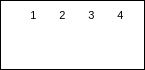
      <widget class="QGroupBox" name="switchBox_0">
       <property name="sizePolicy">
        <sizepolicy hsizetype="Fixed" vsizetype="Fixed">
         <horstretch>0</horstretch>
         <verstretch>0</verstretch>
        </sizepolicy>
       </property>
       <property name="minimumSize">
        <size>
         <width>145</width>
         <height>70</height>
        </size>
       </property>
       <property name="maximumSize">
        <size>
         <width>145</width>
         <height>70</height>
        </size>
       </property>
       <property name="autoFillBackground">
        <bool>false</bool>
       </property>
       <property name="styleSheet">
        <string notr="true">background-color: rgb(255, 255, 255);
border: 1px solid rgb(0, 0, 0);</string>
       </property>
       <property name="title">
        <string/>
       </property>
       <property name="alignment">
        <set>Qt::AlignCenter</set>
       </property>
       <layout class="QHBoxLayout" name="horizontalLayout_3">
        <property name="spacing">
         <number>0</number>
        </property>
        <property name="leftMargin">
         <number>2</number>
        </property>
        <property name="topMargin">
         <number>7</number>
        </property>
        <property name="rightMargin">
         <number>4</number>
        </property>
        <property name="bottomMargin">
         <number>5</number>
        </property>
        <item>
         <widget class="QLabel" name="arr_on_0">
          <property name="maximumSize">
           <size>
            <width>10</width>
            <height>50</height>
           </size>
          </property>
          <property name="autoFillBackground">
           <bool>false</bool>
          </property>
          <property name="styleSheet">
           <string notr="true">border-color: rgb(255, 255, 255);</string>
          </property>
          <property name="text">
           <string/>
          </property>
          <property name="pixmap">
           <pixmap resource="res.qrc">:/images/on_arrow.png</pixmap>
          </property>
          <property name="scaledContents">
           <bool>true</bool>
          </property>
         </widget>
        </item>
        <item>
         <layout class="QHBoxLayout" name="horizontalLayout_2">
          <property name="spacing">
           <number>0</number>
          </property>
          <item>
           <layout class="QVBoxLayout" name="verticalLayout_2">
            <property name="spacing">
             <number>2</number>
            </property>
            <item>
             <widget class="QLabel" name="label_0_0">
              <property name="maximumSize">
               <size>
                <width>16777215</width>
                <height>15</height>
               </size>
              </property>
              <property name="font">
               <font>
                <pointsize>8</pointsize>
               </font>
              </property>
              <property name="autoFillBackground">
               <bool>false</bool>
              </property>
              <property name="styleSheet">
               <string notr="true">border-color: rgb(255, 255, 255);</string>
              </property>
              <property name="text">
               <string>1</string>
              </property>
              <property name="alignment">
               <set>Qt::AlignCenter</set>
              </property>
             </widget>
            </item>
            <item>
             <widget class="QLabel" name="sw_0_0">
              <property name="minimumSize">
               <size>
                <width>27</width>
                <height>29</height>
               </size>
              </property>
              <property name="maximumSize">
               <size>
                <width>29</width>
                <height>31</height>
               </size>
              </property>
              <property name="autoFillBackground">
               <bool>false</bool>
              </property>
              <property name="styleSheet">
               <string notr="true">border-color: rgb(255, 255, 255);</string>
              </property>
              <property name="text">
               <string/>
              </property>
              <property name="pixmap">
               <pixmap resource="res.qrc">:/images/switch_on.png</pixmap>
              </property>
              <property name="scaledContents">
               <bool>true</bool>
              </property>
              <property name="alignment">
               <set>Qt::AlignCenter</set>
              </property>
             </widget>
            </item>
            <item>
             <spacer name="verticalSpacer">
              <property name="orientation">
               <enum>Qt::Vertical</enum>
              </property>
              <property name="sizeHint" stdset="0">
               <size>
                <width>20</width>
                <height>40</height>
               </size>
              </property>
             </spacer>
            </item>
           </layout>
          </item>
          <item>
           <layout class="QVBoxLayout" name="verticalLayout_3">
            <property name="spacing">
             <number>2</number>
            </property>
            <item>
             <widget class="QLabel" name="label_0_1">
              <property name="maximumSize">
               <size>
                <width>16777215</width>
                <height>15</height>
               </size>
              </property>
              <property name="font">
               <font>
                <pointsize>8</pointsize>
               </font>
              </property>
              <property name="autoFillBackground">
               <bool>false</bool>
              </property>
              <property name="styleSheet">
               <string notr="true">border-color: rgb(255, 255, 255);</string>
              </property>
              <property name="text">
               <string>2</string>
              </property>
              <property name="alignment">
               <set>Qt::AlignCenter</set>
              </property>
             </widget>
            </item>
            <item>
             <widget class="QLabel" name="sw_0_1">
              <property name="minimumSize">
               <size>
                <width>27</width>
                <height>29</height>
               </size>
              </property>
              <property name="maximumSize">
               <size>
                <width>29</width>
                <height>31</height>
               </size>
              </property>
              <property name="autoFillBackground">
               <bool>false</bool>
              </property>
              <property name="styleSheet">
               <string notr="true">border-color: rgb(255, 255, 255);</string>
              </property>
              <property name="text">
               <string/>
              </property>
              <property name="pixmap">
               <pixmap resource="res.qrc">:/images/switch_on.png</pixmap>
              </property>
              <property name="scaledContents">
               <bool>true</bool>
              </property>
              <property name="alignment">
               <set>Qt::AlignLeading|Qt::AlignLeft|Qt::AlignTop</set>
              </property>
             </widget>
            </item>
            <item>
             <spacer name="verticalSpacer_2">
              <property name="orientation">
               <enum>Qt::Vertical</enum>
              </property>
              <property name="sizeHint" stdset="0">
               <size>
                <width>20</width>
                <height>40</height>
               </size>
              </property>
             </spacer>
            </item>
           </layout>
          </item>
          <item>
           <layout class="QVBoxLayout" name="verticalLayout_4">
            <property name="spacing">
             <number>2</number>
            </property>
            <item>
             <widget class="QLabel" name="label_0_2">
              <property name="maximumSize">
               <size>
                <width>16777215</width>
                <height>15</height>
               </size>
              </property>
              <property name="font">
               <font>
                <pointsize>8</pointsize>
               </font>
              </property>
              <property name="autoFillBackground">
               <bool>false</bool>
              </property>
              <property name="styleSheet">
               <string notr="true">border-color: rgb(255, 255, 255);</string>
              </property>
              <property name="text">
               <string>3</string>
              </property>
              <property name="alignment">
               <set>Qt::AlignCenter</set>
              </property>
             </widget>
            </item>
            <item>
             <widget class="QLabel" name="sw_0_2">
              <property name="minimumSize">
               <size>
                <width>27</width>
                <height>29</height>
               </size>
              </property>
              <property name="maximumSize">
               <size>
                <width>29</width>
                <height>31</height>
               </size>
              </property>
              <property name="autoFillBackground">
               <bool>false</bool>
              </property>
              <property name="styleSheet">
               <string notr="true">border-color: rgb(255, 255, 255);</string>
              </property>
              <property name="text">
               <string/>
              </property>
              <property name="pixmap">
               <pixmap resource="res.qrc">:/images/switch_on.png</pixmap>
              </property>
              <property name="scaledContents">
               <bool>true</bool>
              </property>
              <property name="alignment">
               <set>Qt::AlignLeading|Qt::AlignLeft|Qt::AlignTop</set>
              </property>
             </widget>
            </item>
            <item>
             <spacer name="verticalSpacer_3">
              <property name="orientation">
               <enum>Qt::Vertical</enum>
              </property>
              <property name="sizeHint" stdset="0">
               <size>
                <width>20</width>
                <height>40</height>
               </size>
              </property>
             </spacer>
            </item>
           </layout>
          </item>
          <item>
           <layout class="QVBoxLayout" name="verticalLayout_5">
            <property name="spacing">
             <number>2</number>
            </property>
            <item>
             <widget class="QLabel" name="label_0_3">
              <property name="maximumSize">
               <size>
                <width>16777215</width>
                <height>15</height>
               </size>
              </property>
              <property name="font">
               <font>
                <pointsize>8</pointsize>
               </font>
              </property>
              <property name="autoFillBackground">
               <bool>false</bool>
              </property>
              <property name="styleSheet">
               <string notr="true">border-color: rgb(255, 255, 255);</string>
              </property>
              <property name="text">
               <string>4</string>
              </property>
              <property name="alignment">
               <set>Qt::AlignCenter</set>
              </property>
             </widget>
            </item>
            <item>
             <widget class="QLabel" name="sw_0_3">
              <property name="minimumSize">
               <size>
                <width>27</width>
                <height>29</height>
               </size>
              </property>
              <property name="maximumSize">
               <size>
                <width>29</width>
                <height>31</height>
               </size>
              </property>
              <property name="autoFillBackground">
               <bool>false</bool>
              </property>
              <property name="styleSheet">
               <string notr="true">border-color: rgb(255, 255, 255);</string>
              </property>
              <property name="text">
               <string/>
              </property>
              <property name="pixmap">
               <pixmap resource="res.qrc">:/images/switch_on.png</pixmap>
              </property>
              <property name="scaledContents">
               <bool>true</bool>
              </property>
              <property name="alignment">
               <set>Qt::AlignLeading|Qt::AlignLeft|Qt::AlignTop</set>
              </property>
             </widget>
            </item>
            <item>
             <spacer name="verticalSpacer_4">
              <property name="orientation">
               <enum>Qt::Vertical</enum>
              </property>
              <property name="sizeHint" stdset="0">
               <size>
                <width>20</width>
                <height>40</height>
               </size>
              </property>
             </spacer>
            </item>
           </layout>
          </item>
         </layout>
        </item>
       </layout>
     </widget>
